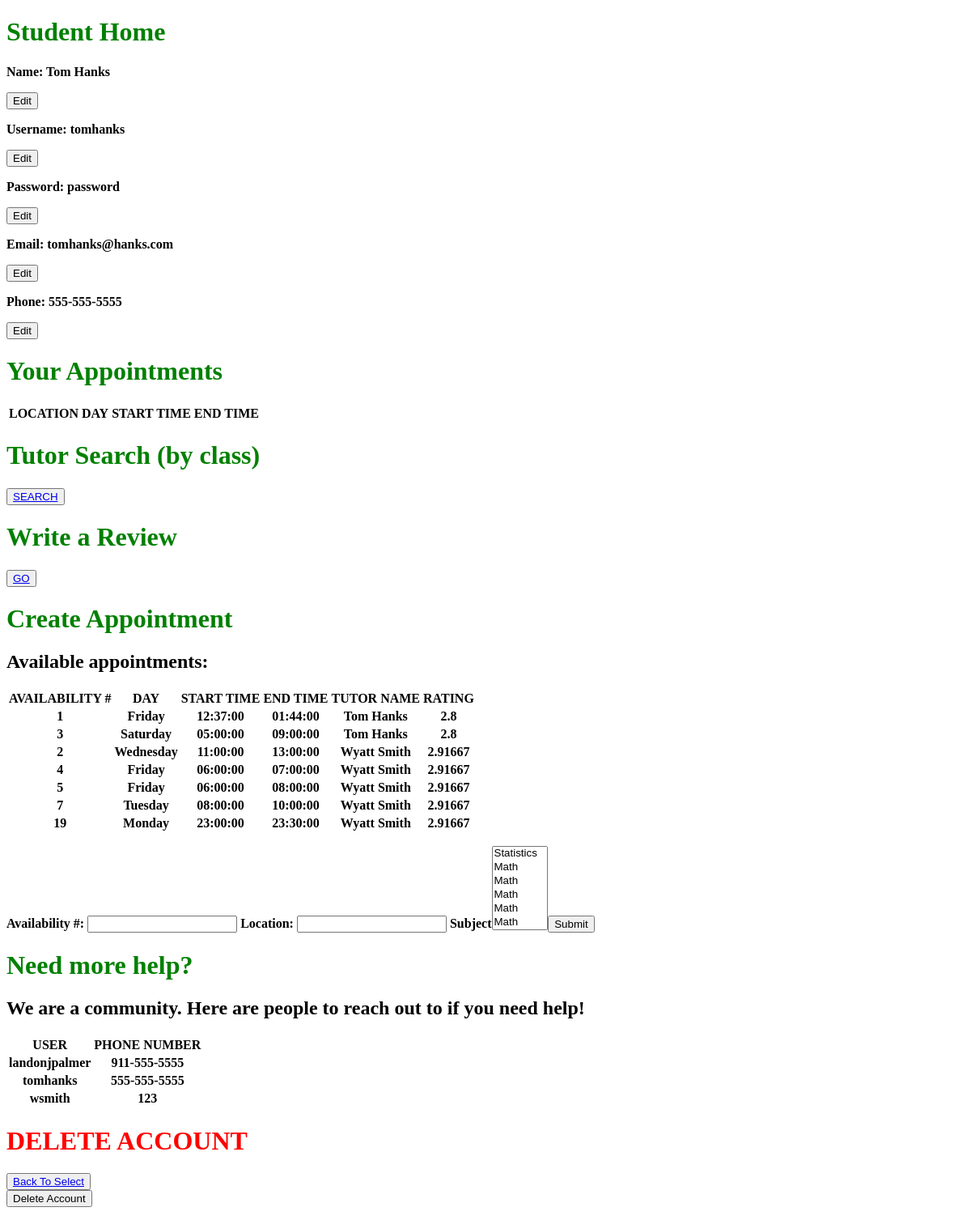
Before: /student.php?user_id=2 with the older database file.
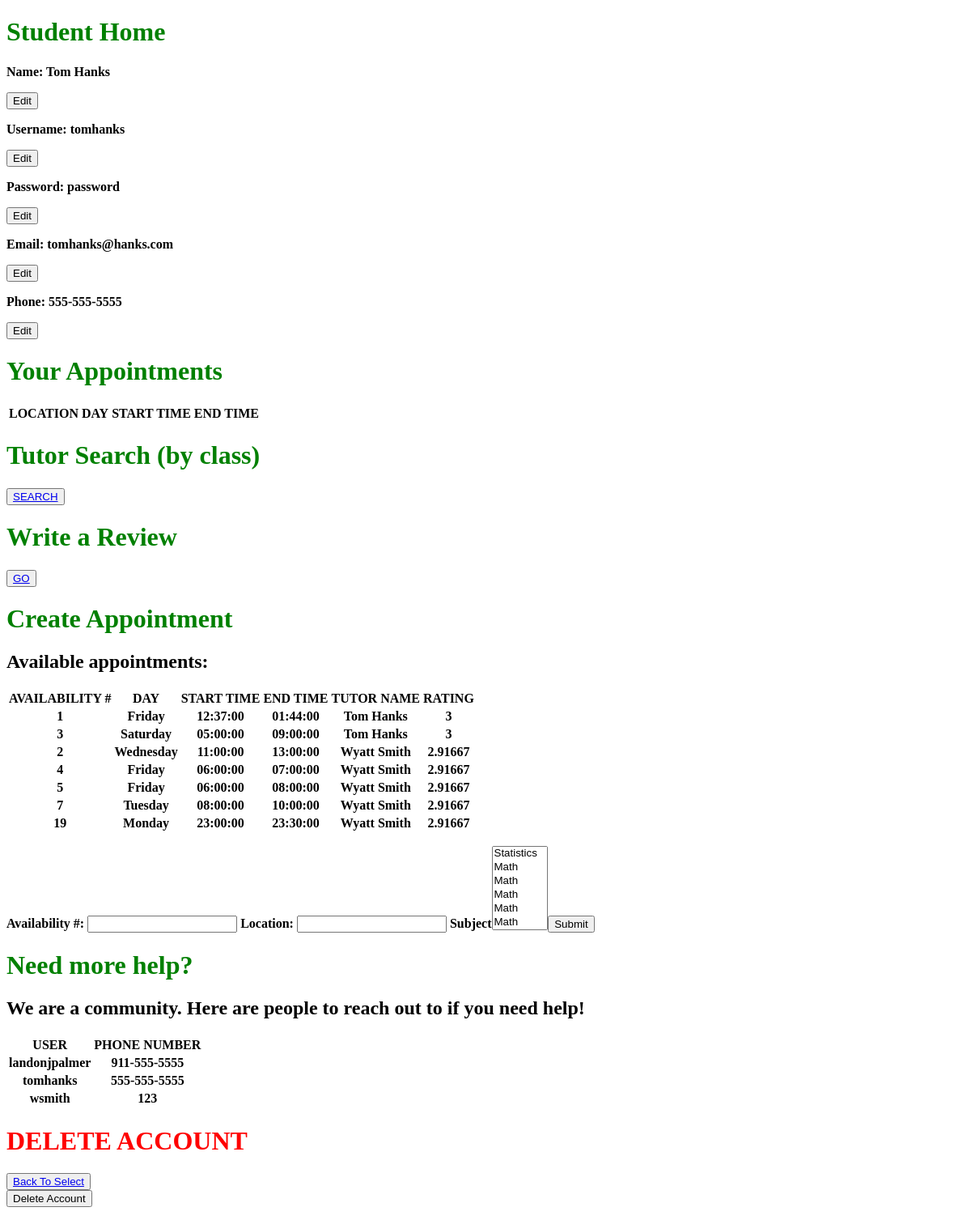
After: the same page with the newer database file.
### tables this page shows
CREATE TABLE `availability` (
  `AVAILABILITY_ID` int(11) NOT NULL,
  `DAY` varchar(15) DEFAULT NULL,
  `TUTOR_ID` int(11) DEFAULT NULL,
  `START_TIME` time DEFAULT NULL,
  `END_TIME` time DEFAULT NULL
);

CREATE TABLE `tutor` (
  `USER_ID` int(50) NOT NULL,
  `AVG_RATING` float NOT NULL
);

CREATE TABLE `user` (
  `USER_ID` int(50) NOT NULL,
  `USERNAME` varchar(50) NOT NULL,
  `PASSWORD` varchar(50) NOT NULL,
  `F_NAME` varchar(50) NOT NULL,
  `L_NAME` varchar(50) NOT NULL,
  `PHONE` varchar(50) NOT NULL,
  `EMAIL` varchar(50) NOT NULL,
  `IS_STUDENT` tinyint(1) NOT NULL,
  `IS_TUTOR` tinyint(1) NOT NULL,
  `IS_ADMIN` tinyint(1) NOT NULL
);

### student.php (the view, shortened to what this page needs)
<?php
  $user_id = $_GET['user_id'];
  $db_host = 'localhost';
  $db_user = 'root';
  $db_password = 'root';
  $db_db = 'tutor_app';
  $mysqli = new mysqli(
    $db_host,
    $db_user,
    $db_password,
    $db_db
  );
  $appointment_detailed = "SELECT availability.AVAILABILITY_ID, availability.DAY, availability.START_TIME, availability.END_TIME, user.F_NAME, user.L_NAME, tutor.AVG_RATING FROM availability JOIN user ON availability.TUTOR_ID = user.USER_ID JOIN tutor ON availability.TUTOR_ID = tutor.USER_ID";
  $appointments_detailed_list = $mysqli->query($appointment_detailed);
  $profile_query = "SELECT USERNAME, PASSWORD, F_NAME, L_NAME, PHONE, EMAIL\n"
  . "FROM `user`\n"
  . "WHERE `USER_ID`=$user_id";
  $profile = $mysqli->query($profile_query);
  $user_phone_numbers = $mysqli->query("SELECT USERNAME, PHONE FROM user");
  $all_subject = $mysqli->query("SELECT * FROM subject");
  function edit_button($elem){
    echo "<button onclick=\"show('$elem');show('" . $elem . "_Entry');show('" . $elem . "_Submit');\">Edit</button><br>";
  }
?>
<!DOCTYPE html>
<html>
<head>
</head>
<body>
  <h1>Student Home</h1>
  <p><?php
        $profile_info = $profile->fetch_array(MYSQLI_ASSOC);
        echo "<p><strong>Name: " . $profile_info["F_NAME"] . " " . $profile_info["L_NAME"] . "</p>";
        ?>
        <button onclick="show('F_Name');show('F_Name_Entry');show('L_Name');show('L_Name_Entry');show('Name_Submit');">Edit</button><br>
        <?php
        echo "<p><strong>Username: </strong> " . $profile_info["USERNAME"] . "</p>";
        edit_button("Username");
        echo "<p><strong>Password: </strong> " . $profile_info["PASSWORD"] . "</p>";
        echo "<p><strong>Email: </strong> " . $profile_info["EMAIL"] . "</p>";
        echo "<p><strong>Phone: </strong>" . $profile_info["PHONE"] . "</p>";
      ?>
  </p>
  <h1>Your Appointments</h1>
  <p><?php
  echo "<table>";
  echo "<tr>";
  echo "<th>LOCATION</th>";
  echo "<th>DAY</th>";
  echo "<th>START TIME</th>";
  echo "<th>END TIME</th>";
  echo "</table>";
  ?></p>
  <h1>Tutor Search (by class)</h1>
  <button><a href=<?php echo "/search.php?user_id=".$user_id?>>SEARCH</a></button>
  <h1>Write a Review</h1>
  <p>
  <?php
  $path = "/review.php?user_id=" . $user_id;
  echo "<button><a href='" . $path . "'>GO</a></button>";
  ?></p>
  <h1>Create Appointment</h1>
  <h2>Available appointments: </h2>
  <p><?php
    echo "<table>";
    echo "<tr>";
    echo "<th>AVAILABILITY #</th>";
    echo "<th>DAY</th>";
    echo "<th>START TIME</th>";
    echo "<th>END TIME</th>";
    echo "<th>TUTOR NAME</th>";
    echo "<th>RATING</th>";
    while($row = mysqli_fetch_array($appointments_detailed_list))
  {
    echo "<tr>";
    echo "<th>" . $row["AVAILABILITY_ID"] . "</th>";
    echo "<th>" . $row["DAY"] . "</th>";
    echo "<th>" . $row["START_TIME"] . "</th>";
    echo "<th>" . $row["END_TIME"] . "</th>";
    echo "<th>" . $row["F_NAME"] . " " . $row["L_NAME"] . "</th>";
    echo "<th>" . $row["AVG_RATING"] . "</th>";
    echo "</tr>";
  }
  echo "</table>";
  ?>
</p>
<form name = "form2" action="" method="post">
<label id="A_Num" for="A_Num">Availability #:</label>
<input id="A_Num_Entry" name="A_Num" type="text">
<label id="A_Loc" for="A_Loc">Location:</label>
<input id="A_Loc_Entry" name="A_Loc" type="text">
<?php
    echo "<label>Subject</label>";
    echo "<select name=\"S_Num\" size=\"6\">";
    foreach($all_subject as $subject)
        echo "<option value=".$subject['SUBJECT_ID'].">".$subject['NAME']."</option>";
    echo "</select>";
?>
<input type="submit">
</form>
<h1>Need more help?</h1>
<h2>We are a community. Here are people to reach out to if you need help!</h2>
<p><?php
    echo "<table>";
    echo "<tr>";
    echo "<th>USER</th>";
    echo "<th>PHONE NUMBER</th>";
    while($row = mysqli_fetch_array($user_phone_numbers))
  {
    echo "<tr>";
    echo "<th>" . $row["USERNAME"] . "</th>";
    echo "<th>" . $row["PHONE"] . "</th>";
    echo "</tr>";
  }
  echo "</table>";
  ?>
</p>
<p>
<h1 style="color:red">DELETE ACCOUNT</h1>
<button><a href=<?php echo "/select.php?user_id=".$user_id?>>Back To Select</a></button>
    <form name = "form" action="" method="post">
        <input type="submit" name="Delete" value="Delete Account">
    </form>
</p>
</body>
</html>

Changed rows visible on the page:
changed through a linked row, availability id 1: TUTOR_ID.AVG_RATING "2.8" → "3"
changed through a linked row, availability "Saturday": TUTOR_ID.AVG_RATING "2.8" → "3"
